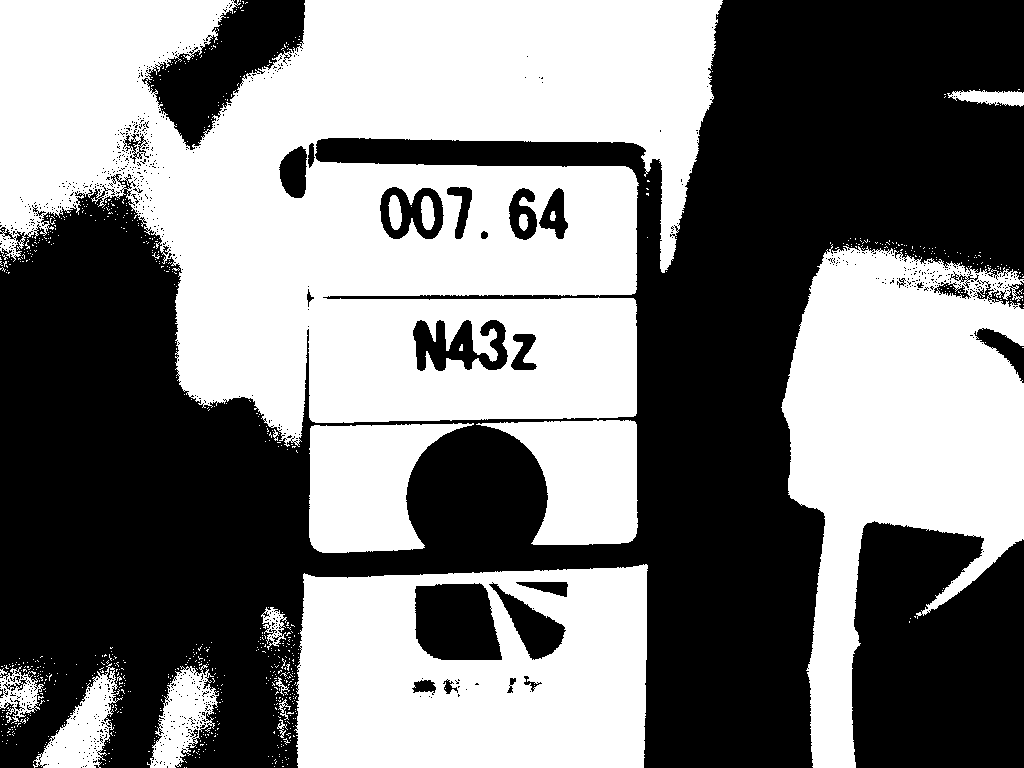
#> input picture foo-otsu.png, 1024 x 768 px, found by its file name
$ python TrimingCenter.py
#> lines starting #> are read from the running program, lines starting #| are printed output that depends on the picture; after the words box and inside, x2 and y2 are one past the last pixel; in counts of white or black regions, pixels touching at a corner belong together
#> further down, img is the input picture: shape (768, 1024, 3); 48.7% white; 858 white regions (838 under 20 px), largest, box (x1, y1, x2, y2) and area: (0, 0, 723, 447) 213898, (781, 244, 1024, 768) 70422, (294, 564, 648, 768) 58970
#https://maywork.net/computer/python-trim-center/
#!/usr/bin/env python3
# coding: utf8

import cv2
import numpy as np
import os, glob


# 画像を中心から指定サイズで切り出し

def trim_center(img, width, height):
#> called with width = 300, height = 300
    h, w = img.shape[:2]
#> h = 768; w = 1024

    top = int((h / 2) - (height / 1.2))
#> top = 134
    bottom = top+height
#> bottom = 434
    left = int((w / 2) - (width / 2))
#> left = 362
    right = left+width
#> right = 662

    return img[top:bottom, left:right]
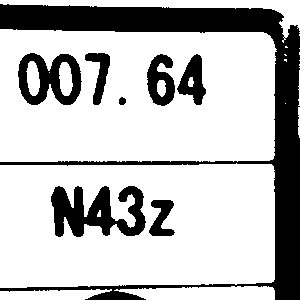
#> returned value: shape (300, 300, 3); 74.1% white; 8 black regions, largest, box (x1, y1, x2, y2) and area: (0, 4, 300, 300) 15677, (51, 186, 146, 237) 2872, (18, 53, 82, 105) 1855

if __name__ == '__main__':
    src_file = '/home/shelfer/Desktop/KO/foo-otsu.png'
    width = height = 300
    img = cv2.imread(src_file)
    dst = trim_center(img, width, height)
    cv2.imwrite('foo-triCenter.png', dst)

$ run again, with 2023-03-09-221723_1920x1080_scrot.png copied over foo-otsu.png
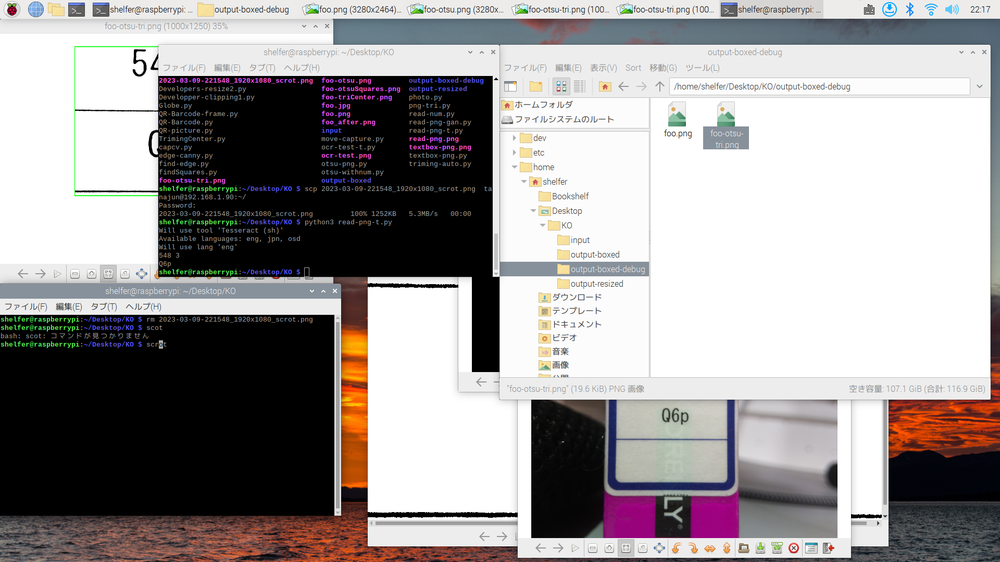
#> input picture 2023-03-09-221723_1920x1080_scrot.png, 1000 x 562 px, shrunk from 1920 x 1080 before the run, found by its file name
#> img is the input picture: shape (562, 1000, 3); mean B, G, R 153, 153, 156.9
#> in trim_center, `return img[top:bottom, left:right]`:
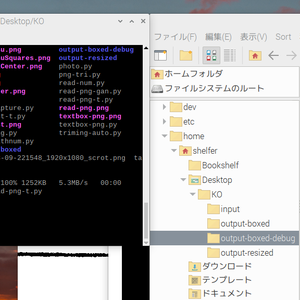
#> returned value: shape (300, 300, 3); mean of channels 0, 1, 2 152.8, 152.2, 153.1; drawn as B, G, R
